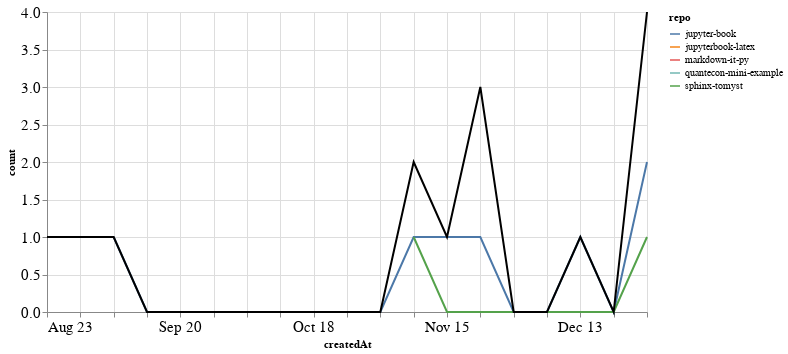

This figure's notebook cell:
### Markdown cell above
### PRs

### Code cell
prs_time = prs.groupby('repo').resample('W', on='createdAt').count()['author'].reset_index()
prs_time = prs_time.rename(columns={'author': 'count'})
prs_time_total = prs_time.groupby('createdAt').agg({"count": "sum"}).reset_index()

ch1 = alt.Chart(prs_time, width=600).mark_line().encode(
    x='createdAt',
    y='count',
    color='repo',
    tooltip="repo"
)

ch2 = alt.Chart(prs_time_total, width=600).mark_line(color="black").encode(
    x='createdAt',
    y='count',
)

ch1 + ch2

### Figure 1 — Vega-Lite specification as saved in the notebook (floating-point values rounded to 4 significant figures)
{"config": {"axisLeft": {"labelFontSize": 15}, "axisBottom": {"labelFontSize": 15}}, "layer": [{"data": {"name": "data-d6fb675f206b626c4fe65b629cdb44a0"}, "mark": "line", "encoding": {"color": {"type": "nominal", "field": "repo"}, "tooltip": {"type": "nominal", "field": "repo"}, "x": {"type": "temporal", "field": "createdAt"}, "y": {"type": "quantitative", "field": "count"}}, "width": 600}, {"data": {"name": "data-bdeb67eeb6c75ee098c8be00748a122d"}, "mark": {"type": "line", "color": "black"}, "encoding": {"x": {"type": "temporal", "field": "createdAt"}, "y": {"type": "quantitative", "field": "count"}}, "width": 600}], "$schema": "https://vega.github.io/schema/vega-lite/v4.8.1.json", "datasets": {"data-d6fb675f206b626c4fe65b629cdb44a0": [{"repo": "jupyter-book", "createdAt": "2020-09-06T00:00:00", "count": 1}, {"repo": "jupyter-book", "createdAt": "2020-09-13T00:00:00", "count": 0}, {"repo": "jupyter-book", "createdAt": "2020-09-20T00:00:00", "count": 0}, {"repo": "jupyter-book", "createdAt": "2020-09-27T00:00:00", "count": 0}, {"repo": "jupyter-book", "createdAt": "2020-10-04T00:00:00", "count": 0}, {"repo": "jupyter-book", "createdAt": "2020-10-11T00:00:00", "count": 0}, {"repo": "jupyter-book", "createdAt": "2020-10-18T00:00:00", "count": 0}, {"repo": "jupyter-book", "createdAt": "2020-10-25T00:00:00", "count": 0}, {"repo": "jupyter-book", "createdAt": "2020-11-01T00:00:00", "count": 0}, {"repo": "jupyter-book", "createdAt": "2020-11-08T00:00:00", "count": 1}, {"repo": "jupyter-book", "createdAt": "2020-11-15T00:00:00", "count": 1}, {"repo": "jupyter-book", "createdAt": "2020-11-22T00:00:00", "count": 1}, {"repo": "jupyter-book", "createdAt": "2020-11-29T00:00:00", "count": 0}, {"repo": "jupyter-book", "createdAt": "2020-12-06T00:00:00", "count": 0}, {"repo": "jupyter-book", "createdAt": "2020-12-13T00:00:00", "count": 1}, {"repo": "jupyter-book", "createdAt": "2020-12-20T00:00:00", "count": 0}, {"repo": "jupyter-book", "createdAt": "2020-12-27T00:00:00", "count": 2}, {"repo": "jupyterbook-latex", "createdAt": "2020-12-27T00:00:00", "count": 1}, {"repo": "markdown-it-py", "createdAt": "2020-08-23T00:00:00", "count": 1}, {"repo": "quantecon-mini-example", "createdAt": "2020-11-22T00:00:00", "count": 2}, {"repo": "sphinx-tomyst", "createdAt": "2020-11-08T00:00:00", "count": 1}, {"repo": "sphinx-tomyst", "createdAt": "2020-11-15T00:00:00", "count": 0}, {"repo": "sphinx-tomyst", "createdAt": "2020-11-22T00:00:00", "count": 0}, {"repo": "sphinx-tomyst", "createdAt": "2020-11-29T00:00:00", "count": 0}, {"repo": "sphinx-tomyst", "createdAt": "2020-12-06T00:00:00", "count": 0}, {"repo": "sphinx-tomyst", "createdAt": "2020-12-13T00:00:00", "count": 0}, {"repo": "sphinx-tomyst", "createdAt": "2020-12-20T00:00:00", "count": 0}, {"repo": "sphinx-tomyst", "createdAt": "2020-12-27T00:00:00", "count": 1}], "data-bdeb67eeb6c75ee098c8be00748a122d": [{"createdAt": "2020-08-23T00:00:00", "count": 1}, {"createdAt": "2020-09-06T00:00:00", "count": 1}, {"createdAt": "2020-09-13T00:00:00", "count": 0}, {"createdAt": "2020-09-20T00:00:00", "count": 0}, {"createdAt": "2020-09-27T00:00:00", "count": 0}, {"createdAt": "2020-10-04T00:00:00", "count": 0}, {"createdAt": "2020-10-11T00:00:00", "count": 0}, {"createdAt": "2020-10-18T00:00:00", "count": 0}, {"createdAt": "2020-10-25T00:00:00", "count": 0}, {"createdAt": "2020-11-01T00:00:00", "count": 0}, {"createdAt": "2020-11-08T00:00:00", "count": 2}, {"createdAt": "2020-11-15T00:00:00", "count": 1}, {"createdAt": "2020-11-22T00:00:00", "count": 3}, {"createdAt": "2020-11-29T00:00:00", "count": 0}, {"createdAt": "2020-12-06T00:00:00", "count": 0}, {"createdAt": "2020-12-13T00:00:00", "count": 1}, {"createdAt": "2020-12-20T00:00:00", "count": 0}, {"createdAt": "2020-12-27T00:00:00", "count": 4}]}}
